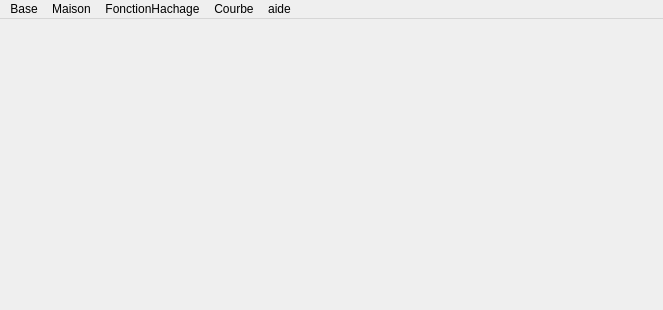
<?xml version="1.0" encoding="UTF-8"?>
<ui version="4.0">
 <class>MainWindow</class>
 <widget class="QMainWindow" name="MainWindow">
  <property name="geometry">
   <rect>
    <x>0</x>
    <y>0</y>
    <width>663</width>
    <height>310</height>
   </rect>
  </property>
  <property name="windowTitle">
   <string>MainWindow</string>
  </property>
  <widget class="QMenuBar" name="menuBar">
   <property name="geometry">
    <rect>
     <x>0</x>
     <y>0</y>
     <width>663</width>
     <height>17</height>
    </rect>
   </property>
   <widget class="QMenu" name="menuBase">
    <property name="title">
     <string>Base</string>
    </property>
    <addaction name="actionCharger"/>
    <addaction name="actionAfficher"/>
    <addaction name="actionTaille"/>
    <addaction name="actionSauvegarder"/>
    <addaction name="actionQuitter"/>
   </widget>
   <widget class="QMenu" name="menuMaison">
    <property name="title">
     <string>Maison</string>
    </property>
    <addaction name="actionRecherche"/>
    <addaction name="actionInserer"/>
    <addaction name="actionSupprimer"/>
    <addaction name="actionAfficherMaisons"/>
   </widget>
   <widget class="QMenu" name="menuFonctionHachage">
    <property name="title">
     <string>FonctionHachage</string>
    </property>
    <addaction name="actionF1_2"/>
    <addaction name="actionF2_2"/>
    <addaction name="actionF3_2"/>
    <addaction name="actionSansHach"/>
   </widget>
   <widget class="QMenu" name="menuCourbe">
    <property name="title">
     <string>Courbe</string>
    </property>
    <addaction name="actionHachage_SansHachage"/>
    <addaction name="actionHachage_fi_hachage_fi"/>
   </widget>
   <widget class="QMenu" name="menuAide">
    <property name="title">
     <string>aide</string>
    </property>
   </widget>
   <addaction name="menuBase"/>
   <addaction name="menuMaison"/>
   <addaction name="menuFonctionHachage"/>
   <addaction name="menuCourbe"/>
   <addaction name="menuAide"/>
  </widget>
  <action name="actionCharger">
   <property name="text">
    <string>Charger</string>
   </property>
  </action>
  <action name="actionAfficher">
   <property name="text">
    <string>Afficher</string>
   </property>
  </action>
  <action name="actionTaille">
   <property name="text">
    <string>Taille</string>
   </property>
  </action>
  <action name="actionSauvegarder">
   <property name="text">
    <string>Sauvegarder</string>
   </property>
  </action>
  <action name="actionQuitter">
   <property name="text">
    <string>Quitter</string>
   </property>
  </action>
  <action name="actionRecherche">
   <property name="text">
    <string>Recherche</string>
   </property>
  </action>
  <action name="actionInserer">
   <property name="text">
    <string>Inserer</string>
   </property>
  </action>
  <action name="actionSupprimer">
   <property name="text">
    <string>Supprimer</string>
   </property>
  </action>
  <action name="actionF1_2">
   <property name="text">
    <string>f1</string>
   </property>
  </action>
  <action name="actionF2_2">
   <property name="text">
    <string>f2</string>
   </property>
  </action>
  <action name="actionF3_2">
   <property name="text">
    <string>f3</string>
   </property>
  </action>
  <action name="actionSansHach">
   <property name="text">
    <string>SansHach</string>
   </property>
  </action>
  <action name="actionHachage_SansHachage">
   <property name="text">
    <string>Hachage/SansHachage</string>
   </property>
  </action>
  <action name="actionHachage_fi_hachage_fi">
   <property name="text">
    <string>Hachage(fi)/hachage(fi)</string>
   </property>
  </action>
  <action name="actionAfficherMaisons">
   <property name="text">
    <string>Afficher Maisons</string>
   </property>
  </action>
 </widget>
 <resources/>
 <connections/>
</ui>
